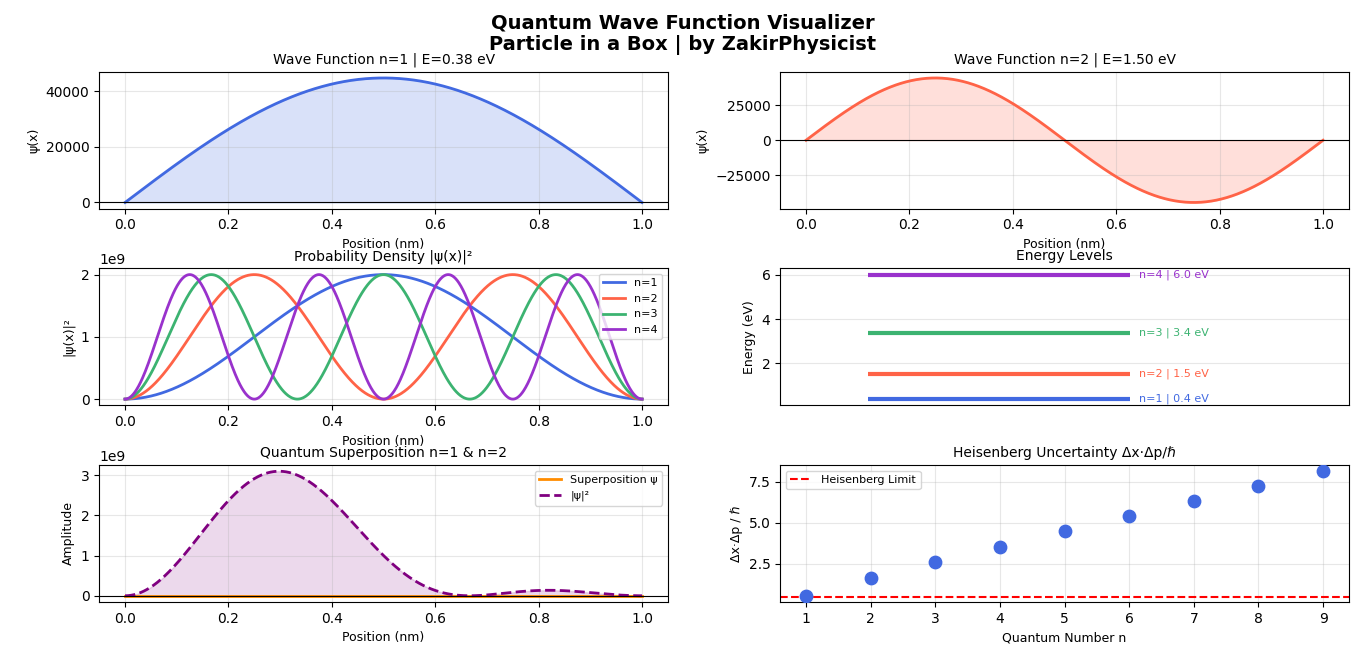

Recreate this plot in Python.
import numpy as np
import matplotlib.pyplot as plt

# Constants
hbar = 1.0545718e-34
m = 9.10938e-31
L = 1e-9

x = np.linspace(0, L, 1000)

def wave_function(n, x, L):
    return np.sqrt(2/L) * np.sin(n * np.pi * x / L)

def probability_density(n, x, L):
    psi = wave_function(n, x, L)
    return psi**2

def energy_level(n, L, m, hbar):
    E = (n**2 * np.pi**2 * hbar**2) / (2 * m * L**2)
    return E / 1.60218e-19

colors = ['royalblue', 'tomato', 'mediumseagreen', 'darkorchid']
quantum_numbers = [1, 2, 3, 4]

# Create 6 separate clean subplots
fig, axes = plt.subplots(3, 2, figsize=(12, 12))
fig.suptitle('Quantum Wave Function Visualizer\nParticle in a Box | by ZakirPhysicist',
             fontsize=14, fontweight='bold')

# Plot 1 — Wave function n=1
ax1 = axes[0, 0]
psi = wave_function(1, x, L)
E = energy_level(1, L, m, hbar)
ax1.plot(x * 1e9, psi, color='royalblue', linewidth=2)
ax1.fill_between(x * 1e9, psi, alpha=0.2, color='royalblue')
ax1.set_title(f'Wave Function n=1 | E={E:.2f} eV', fontsize=10)
ax1.set_xlabel('Position (nm)', fontsize=9)
ax1.set_ylabel('ψ(x)', fontsize=9)
ax1.grid(True, alpha=0.3)
ax1.axhline(y=0, color='black', linewidth=0.8)

# Plot 2 — Wave function n=2
ax2 = axes[0, 1]
psi = wave_function(2, x, L)
E = energy_level(2, L, m, hbar)
ax2.plot(x * 1e9, psi, color='tomato', linewidth=2)
ax2.fill_between(x * 1e9, psi, alpha=0.2, color='tomato')
ax2.set_title(f'Wave Function n=2 | E={E:.2f} eV', fontsize=10)
ax2.set_xlabel('Position (nm)', fontsize=9)
ax2.set_ylabel('ψ(x)', fontsize=9)
ax2.grid(True, alpha=0.3)
ax2.axhline(y=0, color='black', linewidth=0.8)

# Plot 3 — Probability Density
ax3 = axes[1, 0]
for n, color in zip(quantum_numbers, colors):
    prob = probability_density(n, x, L)
    ax3.plot(x * 1e9, prob, color=color, linewidth=2, label=f'n={n}')
ax3.set_title('Probability Density |ψ(x)|²', fontsize=10)
ax3.set_xlabel('Position (nm)', fontsize=9)
ax3.set_ylabel('|ψ(x)|²', fontsize=9)
ax3.legend(fontsize=8)
ax3.grid(True, alpha=0.3)

# Plot 4 — Energy Levels
ax4 = axes[1, 1]
energies = [energy_level(n, L, m, hbar) for n in quantum_numbers]
for n, E, color in zip(quantum_numbers, energies, colors):
    ax4.hlines(E, 0.2, 0.8, colors=color, linewidth=3)
    ax4.text(0.82, E, f'n={n} | {E:.1f} eV', va='center', fontsize=8, color=color)
ax4.set_title('Energy Levels', fontsize=10)
ax4.set_ylabel('Energy (eV)', fontsize=9)
ax4.set_xlim(0, 1.3)
ax4.set_xticks([])
ax4.grid(True, alpha=0.3, axis='y')

# Plot 5 — Superposition
ax5 = axes[2, 0]
psi1 = wave_function(1, x, L)
psi2 = wave_function(2, x, L)
psi_super = (psi1 + psi2) / np.sqrt(2)
prob_super = psi_super**2
ax5.plot(x * 1e9, psi_super, color='darkorange', linewidth=2, label='Superposition ψ')
ax5.plot(x * 1e9, prob_super, color='purple', linewidth=2, linestyle='--', label='|ψ|²')
ax5.fill_between(x * 1e9, prob_super, alpha=0.15, color='purple')
ax5.set_title('Quantum Superposition n=1 & n=2', fontsize=10)
ax5.set_xlabel('Position (nm)', fontsize=9)
ax5.set_ylabel('Amplitude', fontsize=9)
ax5.legend(fontsize=8)
ax5.grid(True, alpha=0.3)
ax5.axhline(y=0, color='black', linewidth=0.8)

# Plot 6 — Heisenberg Uncertainty
ax6 = axes[2, 1]
uncertainty = []
for n in range(1, 10):
    psi = wave_function(n, x, L)
    prob = psi**2
    x_mean = np.trapezoid(x * prob, x)
    x2_mean = np.trapezoid(x**2 * prob, x)
    dx = np.sqrt(x2_mean - x_mean**2)
    dp = n * np.pi * hbar / L
    uncertainty.append(dx * dp / hbar)

ax6.scatter(range(1, 10), uncertainty, color='royalblue', s=80, zorder=5)
ax6.axhline(y=0.5, color='red', linestyle='--', label='Heisenberg Limit')
ax6.set_title('Heisenberg Uncertainty Δx·Δp/ℏ', fontsize=10)
ax6.set_xlabel('Quantum Number n', fontsize=9)
ax6.set_ylabel('Δx·Δp / ℏ', fontsize=9)
ax6.legend(fontsize=8)
ax6.grid(True, alpha=0.3)

plt.tight_layout()
plt.savefig('quantum_wavefunction.png', dpi=150, bbox_inches='tight')
plt.show()

print("\n✅ Quantum Wave Function Analysis Complete!")
print("📊 Graph saved as quantum_wavefunction.png")
